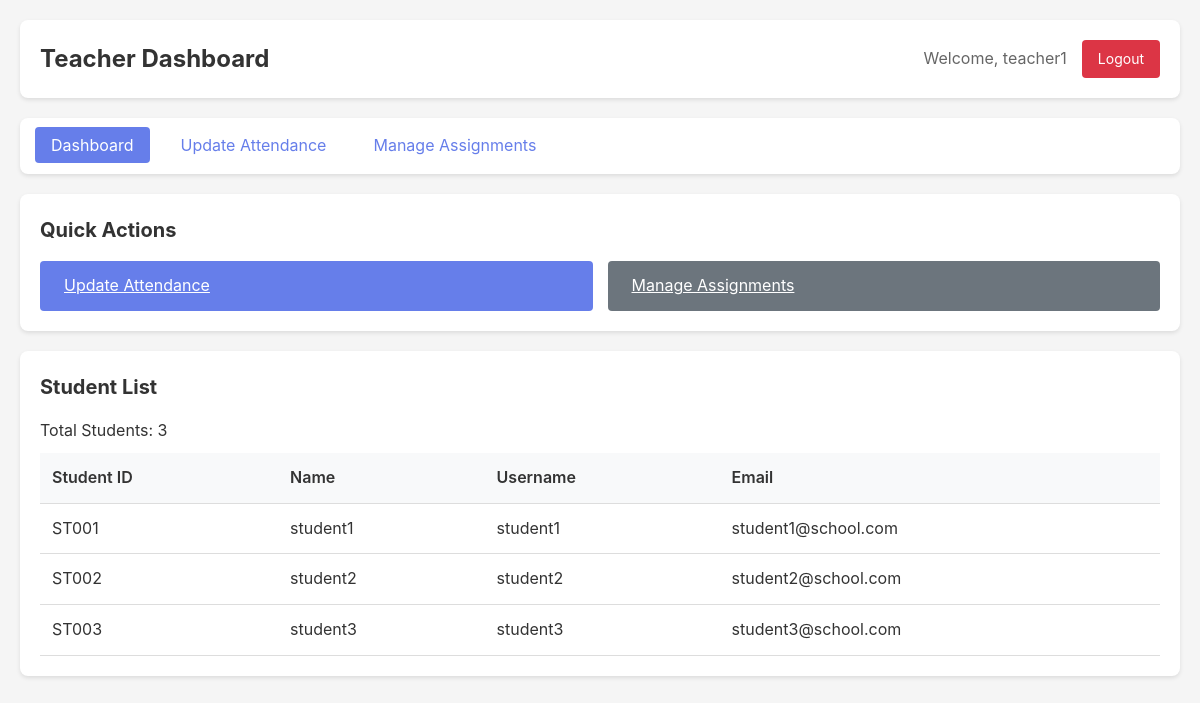
The app's page /teacher/dashboard/ (signed in) with its own data.
### core/models.py (models this page shows, shortened)
class CustomUser(AbstractUser):
    ROLE_CHOICES = [
        ('teacher', 'Teacher'),
        ('student', 'Student'),
        ('librarian', 'Librarian'),
    ]
    role = models.CharField(max_length=20, choices=ROLE_CHOICES, default='student')

class StudentProfile(models.Model):
    user = models.OneToOneField(CustomUser, on_delete=models.CASCADE, related_name='student_profile')
    student_id = models.CharField(max_length=50, unique=True, blank=True, null=True)
    date_of_birth = models.DateField(blank=True, null=True)
    created_at = models.DateTimeField(auto_now_add=True)

### core/views.py (the view)
# urls.py: path('teacher/dashboard/', views.teacher_dashboard, name='teacher_dashboard'),
@login_required
def teacher_dashboard(request):
    if request.user.role != 'teacher':
        messages.error(request, 'Access denied.')
        return redirect('dashboard')
    students = StudentProfile.objects.all()
    context = {
        'students': students,
        'user': request.user
    }
    return render(request, 'teacher_dashboard.html', context)

### core/templates/teacher_dashboard.html (shortened to what this page needs)
<!DOCTYPE html>
<html lang="en">
<head>
    {% load static %}
    <link rel="stylesheet" href="{% static 'css/style.css' %}">
</head>
<body>
    <div class="container">
        <div class="dashboard-header">
            <h1>Teacher Dashboard</h1>
            <div class="user-info">
                <span>Welcome, {{ user.username }}</span>
                <a href="{% url 'logout' %}" class="btn-logout">Logout</a>
            </div>
        </div>
        <nav class="nav-menu">
            <ul>
                <li><a href="{% url 'teacher_dashboard' %}" class="active">Dashboard</a></li>
                <li><a href="{% url 'teacher_attendance_edit' %}">Update Attendance</a></li>
                <li><a href="{% url 'teacher_assignment_edit' %}">Manage Assignments</a></li>
            </ul>
        </nav>
        <div class="card">
            <h2>Quick Actions</h2>
            <div style="display: flex; gap: 15px; margin-top: 15px;">
                <a href="{% url 'teacher_attendance_edit' %}" class="btn btn-primary">Update Attendance</a>
                <a href="{% url 'teacher_assignment_edit' %}" class="btn btn-secondary">Manage Assignments</a>
            </div>
        </div>
        <div class="card">
            <h2>Student List</h2>
            <p>Total Students: {{ students.count }}</p>
            <table class="table">
                <thead>
                    <tr>
                        <th>Student ID</th>
                        <th>Name</th>
                        <th>Username</th>
                        <th>Email</th>
                    </tr>
                </thead>
                <tbody>
                    {% for student in students %}
                    <tr>
                        <td>{{ student.student_id|default:"N/A" }}</td>
                        <td>{{ student.user.get_full_name|default:student.user.username }}</td>
                        <td>{{ student.user.username }}</td>
                        <td>{{ student.user.email|default:"N/A" }}</td>
                    </tr>
                    {% empty %}
                    <tr>
                        <td colspan="4" style="text-align: center;">No students found.</td>
                    </tr>
                    {% endfor %}
                </tbody>
            </table>
        </div>
    </div>
</body>
</html>

### core/static/css/style.css (style rules this page uses)
* { margin: 0; padding: 0; box-sizing: border-box; }
body { font-family: -apple-system, BlinkMacSystemFont, 'Segoe UI', Roboto, Oxygen, Ubuntu, Cantarell, sans-serif; background-color: #f5f5f5; color: #333; line-height: 1.6; }
.container { max-width: 1200px; margin: 0 auto; padding: 20px; }
.btn { padding: 12px 24px; border: none; border-radius: 4px; font-size: 16px; cursor: pointer; transition: background-color 0.3s; width: 100%; }
.btn-primary { background-color: #667eea; color: white; }
.dashboard-header { background: white; padding: 20px; border-radius: 8px; margin-bottom: 20px; box-shadow: 0 2px 4px rgba(0, 0, 0, 0.1); display: flex; justify-content: space-between; align-items: center; }
.dashboard-header h1 { color: #333; font-size: 24px; }
.user-info { display: flex; align-items: center; gap: 15px; }
.user-info span { color: #666; }
.btn-logout { background-color: #dc3545; color: white; padding: 8px 16px; text-decoration: none; border-radius: 4px; font-size: 14px; }
.nav-menu { background: white; padding: 15px; border-radius: 8px; margin-bottom: 20px; box-shadow: 0 2px 4px rgba(0, 0, 0, 0.1); }
.nav-menu ul { list-style: none; display: flex; gap: 15px; flex-wrap: wrap; }
.nav-menu a { color: #667eea; text-decoration: none; padding: 8px 16px; border-radius: 4px; transition: background-color 0.3s; }
.nav-menu a.active { background-color: #667eea; color: white; }
.card { background: white; padding: 20px; border-radius: 8px; margin-bottom: 20px; box-shadow: 0 2px 4px rgba(0, 0, 0, 0.1); }
.card h2 { margin-bottom: 15px; color: #333; font-size: 20px; }
.table { width: 100%; border-collapse: collapse; margin-top: 10px; }
.table th, .table td { padding: 12px; text-align: left; border-bottom: 1px solid #ddd; }
.table th { background-color: #f8f9fa; font-weight: 600; color: #333; }
.btn-secondary { background-color: #6c757d; color: white; }

### records on screen
CustomUser: username "teacher1"
StudentProfile: student_id "ST001", user.get_full_name "student1", user.username "student1", user.email "student1@school.com"
StudentProfile: student_id "ST002", user.get_full_name "student2", user.username "student2", user.email "student2@school.com"
StudentProfile: student_id "ST003", user.get_full_name "student3", user.username "student3", user.email "student3@school.com"

### other values on screen
{{ students.count }} "3"
